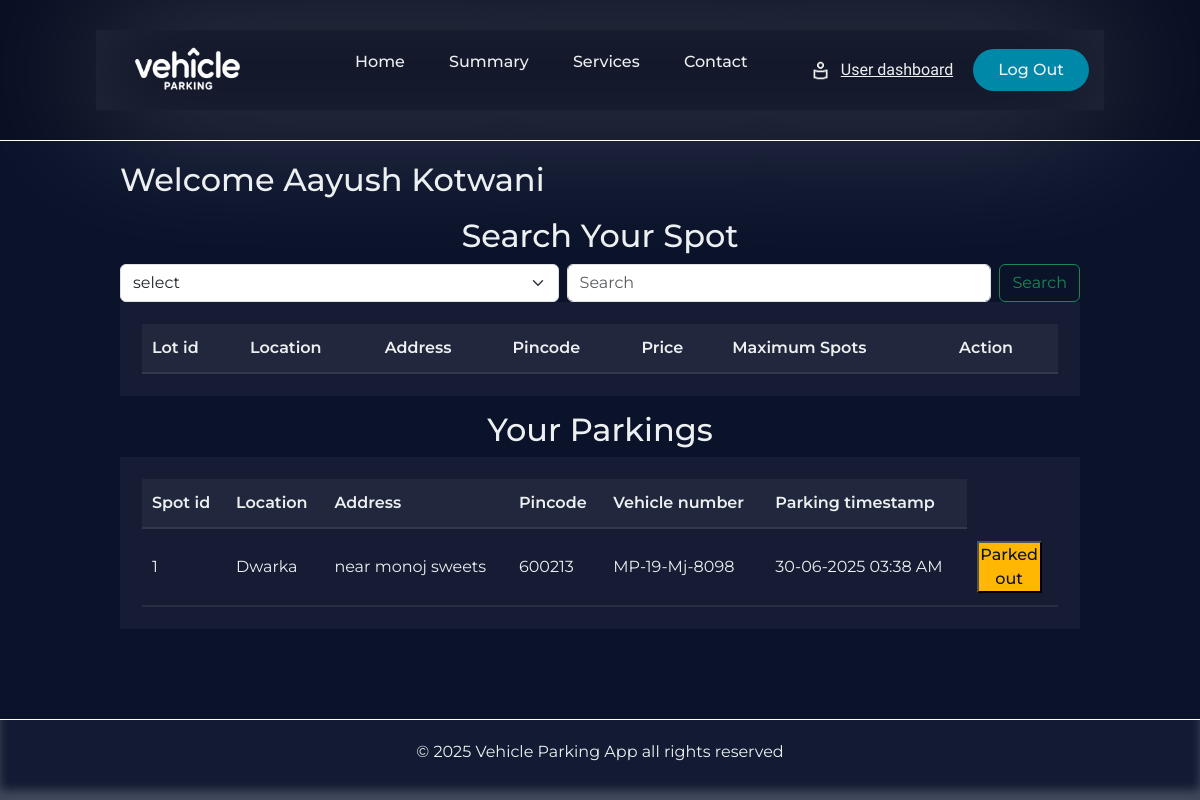
Page /home/1 on the earlier database version.
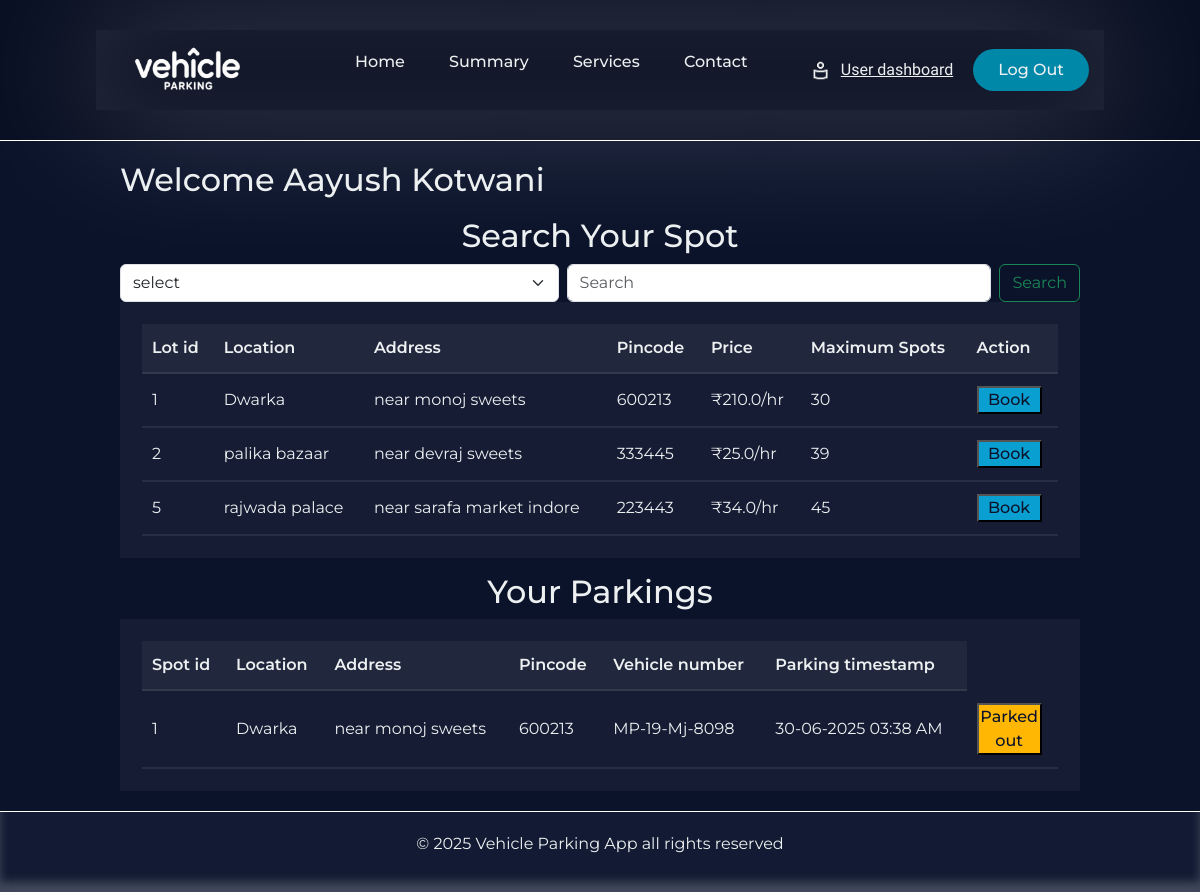
Same page on the later database version.
### Application/models.py (models this page shows)
class Parkingrecords(db.Model):
    __tablename__='parking_records'
    id=db.Column(db.Integer,primary_key=True)
    spot_id=db.Column(db.Integer,db.ForeignKey('parking_spots.id'),nullable=False)
    user_id=db.Column(db.Integer,db.ForeignKey('user.id'),nullable=False)
    vehicle_number=db.Column(db.String(18),nullable=False)
    parking_timestamp=db.Column(db.DateTime,nullable=False)
    leaving_timestamp=db.Column(db.DateTime,nullable=True)
    parking_cost=db.Column(db.Float,nullable=True)
    status=db.Column(db.String(12),nullable=False,default='reserved') # reserved and released

class Parkinglot(db.Model):
    __tablename__='parking_lot'
    id=db.Column(db.Integer,primary_key=True)
    prime_location_name=db.Column(db.String(80),nullable=False)
    price=db.Column(db.Float,nullable=False)
    address=db.Column(db.String(250),nullable=False)
    pincode=db.Column(db.String(6),nullable=False)
    maximum_spots=db.Column(db.Integer,nullable=False)
    is_active=db.Column(db.Boolean,default=True,nullable=False)
    spots=db.relationship('Parkingspots',backref='lot',lazy=True,cascade='all,delete-orphan')

### Application/controllers.py (the view)
@app.route('/home/<int:user_id>',methods=['GET','POST'])
def user_dash(user_id):
    user_details=User.query.filter_by(role='user',id=user_id).first()
    parking_records=Parkingrecords.query.filter_by(user_id=user_details.id).all()
    if request.method=='POST':
        key=request.form.get('key')
        search_value=request.form.get('search_value')
        if key=='pincode':
            parking_lot_details=Parkinglot.query.filter_by(is_active=True,pincode=search_value).all()
        else:
            parking_lot_details=Parkinglot.query.filter_by(is_active=True,prime_location_name=search_value).all()
        return render_template('user_dashboard.html',user_details=user_details,parking_lot_details=parking_lot_details,parking_records=parking_records)
    else:
        parking_lot_details=Parkinglot.query.filter_by(is_active=True).all()
        return render_template('user_dashboard.html',user_details=user_details,parking_lot_details=parking_lot_details,parking_records=parking_records)

### templates/user_dashboard.html (shortened to what this page needs)
{% extends 'user_base.html' %}
{% block content %}
        <div class="parkinglot-table-heading-container">
                    <h2>Welcome {{ user_details.name }}</h2>
                </div>
        <div class="parkinglot-table-heading-container-user">
                    <h2>Search Your Spot</h2>
                </div>
                <form class="d-flex" action="{{ url_for('user_dash',user_id=user_details.id) }}" method="POST">
                  <select class="form-select me-2" aria-label="Default select example" name="key" required>
                    <option selected>select</option>
                  </select>
                  <input class="form-control me-2" type="text" name="search_value" placeholder="Search" aria-label="Search" required>
                  <input class="btn btn-outline-success" type="submit" value="Search">
                </form>
        <div class="parkinglot-table-container">
                  <table class="parkinglot-table">
                        <thead>
                          <tr>
                              <th>Lot id</th>
                              <th>Location</th>
                              <th>Address</th>
                              <th>Pincode</th>
                              <th>Price</th>
                              <th>Maximum Spots</th>
                              <th>Action</th>
                          </tr>
                        </thead>
                        <tbody>
                         {% for lot in parking_lot_details %}
                        <tr>
                            <td>{{lot.id}}
                            <td>{{lot.prime_location_name}}</td>
                            <td>{{lot.address}}</td>
                            <td>{{lot.pincode}}</td>
                            <td>₹{{lot.price}}/hr</td>
                            <td>{{lot.maximum_spots}}</td>
                            <td class="parking-lot-table-buttons">
                                 <a href="/book-parking-spot/{{user_details.id}}/{{lot.id}}"><button class="book-button">Book</button></a>
                            </td>
                        </tr>
                        {% endfor %}
                    </tbody>
                  </table>
                </div>
                <div class="parkinglot-table-heading-container-user-parkings">
                    <h2>Your Parkings</h2>
                </div>
              <div class="parkinglot-table-container">
                <table class="parkinglot-table">
                        <thead>
                          <tr>
                              <th>Spot id</th>
                              <th>Location</th>
                              <th>Address</th>
                              <th>Pincode</th>
                              <th>Vehicle number</th>
                              <th>Parking timestamp</th>
                          </tr>
                        </thead>
                        <tbody>
                        {% for records in parking_records %}
                            {% if records.status=='released' %}
                              <tr>
                                  <td>{{records.spot_id}}
                                  <td>{{records.spot.lot.prime_location_name}}</td>
                                  <td>{{records.spot.lot.address}}</td>
                                  <td>{{records.spot.lot.pincode}}</td>
                                  <td>{{records.vehicle_number}}</td>
                                  <td>{{records.parking_timestamp.strftime("%d-%m-%Y %I:%M %p")}}</td>
                                  <td class="parking-lot-table-buttons">
                                        <a href=><button class="parked-out-button">Parked out</button></a>
                                  </td>
                                </tr>
                            {% endif %}
                        {% endfor %}
                    </tbody>
                  </table>
                </div>
{% endblock %}

Differences in the rows shown:
now on this page (row edited): Parkinglot: id "1", prime_location_name "Dwarka", address "near monoj sweets", pincode "600213", price "210.0", maximum_spots "30"
added Parkinglot: id "2", prime_location_name "palika bazaar", address "near devraj sweets", pincode "333445", price "25.0", maximum_spots "39"
added Parkinglot: id "5", prime_location_name "rajwada palace", address "near sarafa market indore", pincode "223443", price "34.0", maximum_spots "45"
